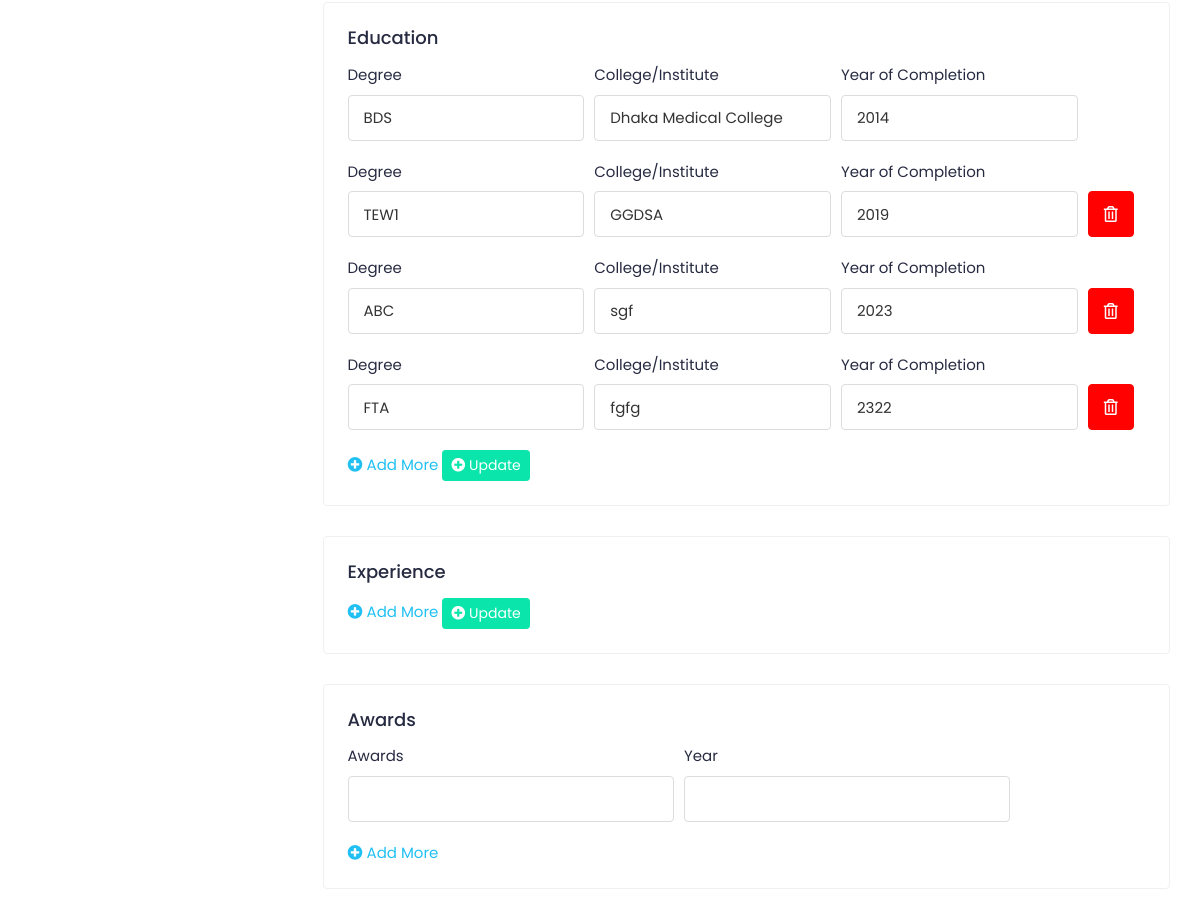
Before: /doctors/profile-settings/ (signed in, middle part) with the older database file.
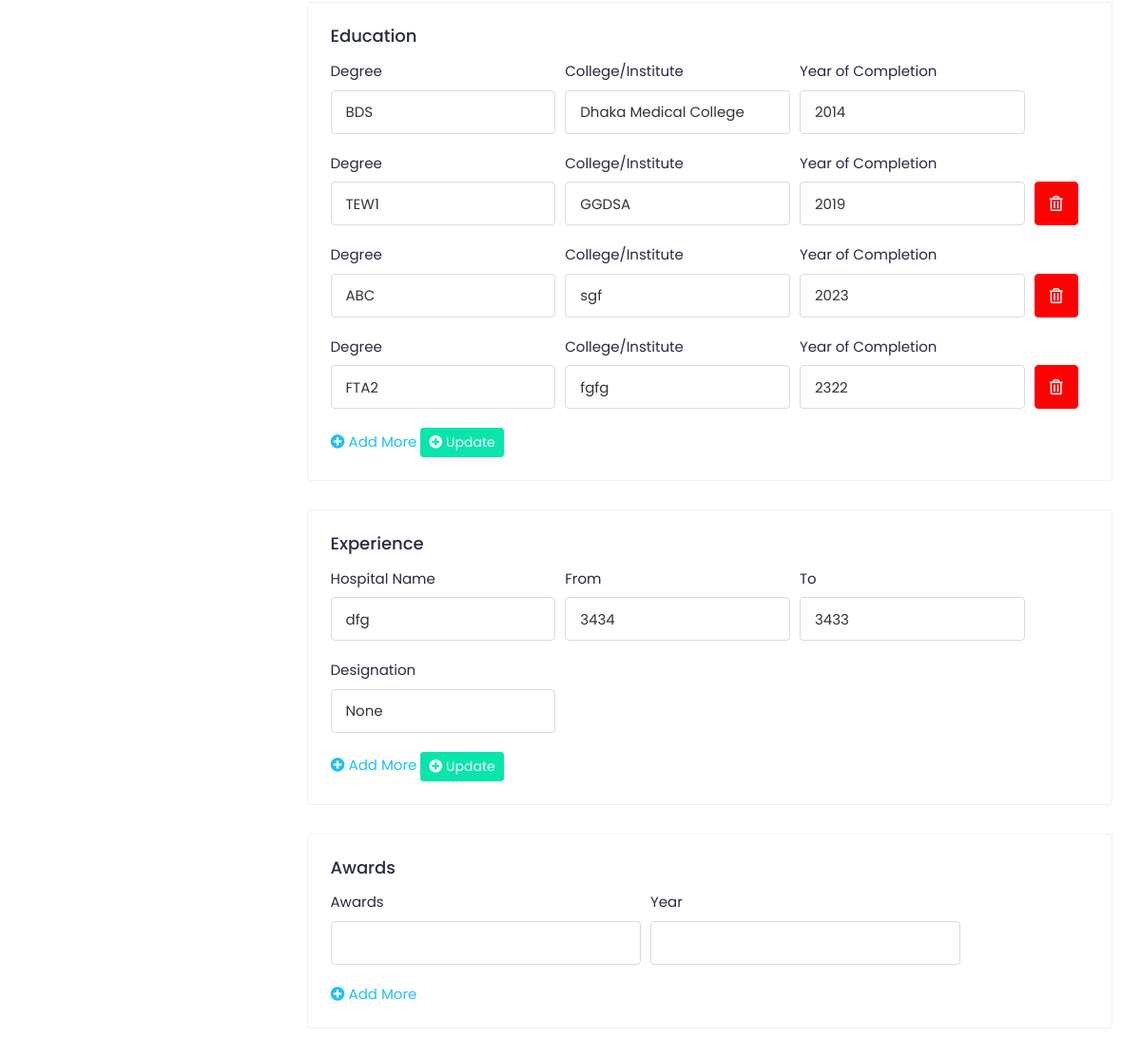
After: the same page with the newer database file.
### doctors/models/doctors.py (models this page shows, shortened)
class Education(models.Model):
    user = models.ForeignKey(
        User, on_delete=models.CASCADE, related_name="educations"
    )
    college = models.CharField(max_length=300)
    degree = models.CharField(max_length=100)
    year_of_completion = models.IntegerField()
    class Meta:
        verbose_name = "Education"
        verbose_name_plural = "Doctor Educations"

class Experience(models.Model):
    user = models.ForeignKey(
        User, on_delete=models.CASCADE, related_name="experiences"
    )
    institution = models.CharField(max_length=300)
    from_year = models.IntegerField()
    to_year = models.IntegerField()
    working_here = models.BooleanField("Currently working here", default=False)
    designation = models.CharField(max_length=200, null=True, blank=True)
    class Meta:
        verbose_name = "Work & Experience"
        verbose_name_plural = "Works & Experiences"

### doctors/views.py (the view)
class DoctorProfileUpdateView(DoctorRequiredMixin, generic.UpdateView):
    model = User
    template_name = "doctors/profile-settings.html"
    form_class = DoctorProfileForm
    def get_object(self, queryset=None):
        return self.request.user

### doctors/forms.py
class DoctorProfileForm(forms.ModelForm):
    class Meta:
        model = User
        fields = "__all__"

### accounts/managers.py (called while the page is built)
    def get(self, *args, **kwargs):
        return super().select_related("profile").get(*args, **kwargs)

### accounts/models.py (called while the page is built)
    def get_full_name(self):
        full_name = "%s %s" % (self.first_name, self.last_name)
        return full_name.strip() or self.username

    @property
    def image(self):
        return (
            self.avatar.url
            if self.avatar.storage.exists(self.avatar.name)
            else "{}defaults/user.png".format(settings.MEDIA_URL)
        )

### mixins/custom_mixins.py (called while the page is built)
    def dispatch(self, request, *args, **kwargs):
        if not request.user.is_authenticated:
            return super().dispatch(request, *args, **kwargs)
        if request.user.role != "doctor":
            return self.handle_no_permission()
        return super().dispatch(request, *args, **kwargs)

### templates/doctors/profile-settings.html (shortened to what the changed rows need)
{% extends 'includes/doctor-sidebar.html' %}
{% load static %}
{% block css %}
    <link rel="stylesheet" href="{% static 'assets/plugins/fontawesome/css/fontawesome.min.css' %}">
    <link rel="stylesheet" href="{% static 'assets/plugins/fontawesome/css/all.min.css' %}">
    <link rel="stylesheet" href="{% static 'assets/plugins/select2/css/select2.min.css' %}">
    <link rel="stylesheet" href="{% static 'assets/plugins/bootstrap-tagsinput/css/bootstrap-tagsinput.css' %}">
    <link rel="stylesheet" href="{% static 'assets/plugins/dropzone/dropzone.min.css' %}">
    <link rel="stylesheet" href="{% static 'assets/css/style.css' %}">
{% endblock %}
{% block main %}
    <div class="card">
        <div class="card-body" id="education-data">
            <div class="education-info">
                {% for education in user.educations.all %}
                    <div class="row form-row education-cont">
                        <div class="col-12 col-md-10 col-lg-11">
                            <div class="row form-row">
                                <div class="col-12 col-md-6 col-lg-4">
                                    <div class="form-group">
                                        <label>Degree</label>
                                        <input type="text" class="form-control" name="degree" required
                                               value="{{ education.degree }}">
                                    </div>
                                </div>
                                <div class="col-12 col-md-6 col-lg-4">
                                    <div class="form-group">
                                        <label>College/Institute</label>
                                        <input type="text" class="form-control" name="college" required
                                               value="{{ education.college }}">
                                    </div>
                                </div>
                                <div class="col-12 col-md-6 col-lg-4">
                                    <div class="form-group">
                                        <label>Year of Completion</label>
                                        <input type="number" class="form-control" name="year_of_completion" required
                                               value="{{ education.year_of_completion }}">
                                    </div>
                                </div>
                            </div>
                        </div>
                        {% if forloop.counter != 1 %}
                            <div class="col-12 col-md-2 col-lg-1">
                                <label class="d-md-block d-sm-none d-none">&nbsp;</label>
                                <a href="#" class="btn btn-danger trash"><i class="far fa-trash-alt"></i></a>
                            </div>
                        {% endif %}
                    </div>
                {% endfor %}
            </div>
        </div>
    </div>
    <div class="card">
        <div class="card-body" id="experience-data">
            <div class="experience-info">
                {% for experience in user.experiences.all %}
                    <div class="row form-row experience-cont">
                        <div class="col-12 col-md-10 col-lg-11">
                            <div class="row form-row">
                                <div class="col-12 col-md-6 col-lg-4">
                                    <div class="form-group">
                                        <label>Hospital Name</label>
                                        <input type="text" class="form-control" name="institution" value="{{ experience.institution }}">
                                    </div>
                                </div>
                                <div class="col-12 col-md-6 col-lg-4">
                                    <div class="form-group">
                                        <label>From</label>
                                        <input type="text" class="form-control" name="from_year" value="{{ experience.from_year }}">
                                    </div>
                                </div>
                                <div class="col-12 col-md-6 col-lg-4">
                                    <div class="form-group">
                                        <label>To</label>
                                        <input type="text" class="form-control" name="to_year" value="{{ experience.to_year }}">
                                    </div>
                                </div>
                                <div class="col-12 col-md-6 col-lg-4">
                                    <div class="form-group">
                                        <label>Designation</label>
                                        <input type="text" class="form-control" name="designation" value="{{ experience.designation }}">
                                    </div>
                                </div>
                            </div>
                        </div>
                    </div>
                {% endfor %}
            </div>
        </div>
    </div>
{% endblock %}

Changed rows visible on the page:
changed Education "fgfg": degree "FTA" → "FTA2"
added Experience: institution "dfg", from_year "3434", to_year "3433", designation "None"
